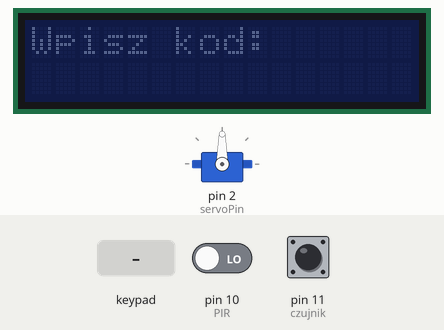
This sketch was run on a simulated Arduino Uno, built with avr-gcc and run on an emulated ATmega328P. On the bench: 16×2 character LCD, servo. The inputs (shaded band) are chosen by the test bench; at power-on: pin 10 (PIR) LOW, pin 11 (czujnik) HIGH.

Above: at 1.2 s.
1.3 s: keypad keys 1 2 3 4 pressed 0.4 s apart
At 3.0 s:
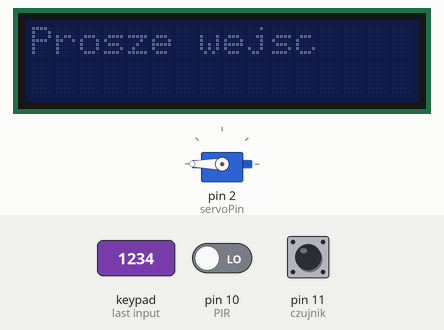
4.4 s: pin 10 (PIR) driven HIGH
At 5.7 s:
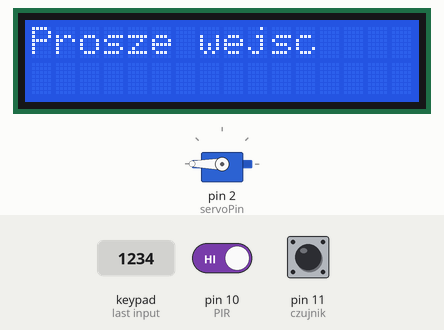
6.0 s: keypad keys 1 2 3 4 # pressed 0.4 s apart
At 10.3 s:
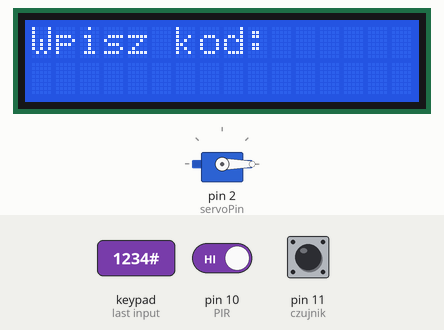
10.6 s: key '1' pressed
At 11.8 s:
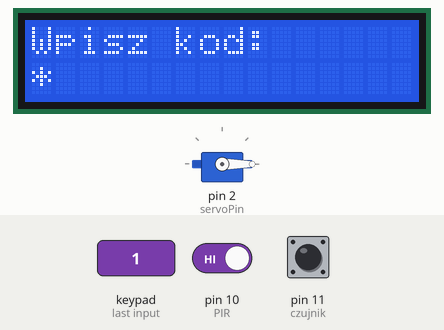
12.1 s: key '2' pressed
At 13.1 s:
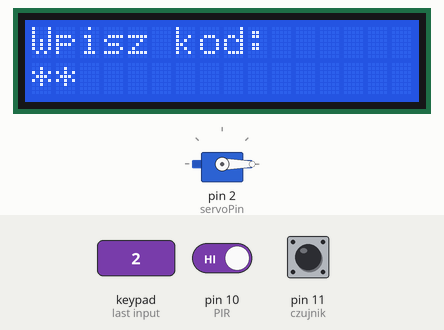
13.6 s: keypad keys * * * pressed 0.4 s apart
At 14.8 s:
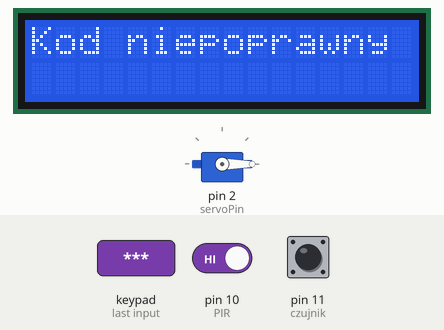
Timing chart, 0 to 16.6 s (numbered marks = the images above; inputs shaded):
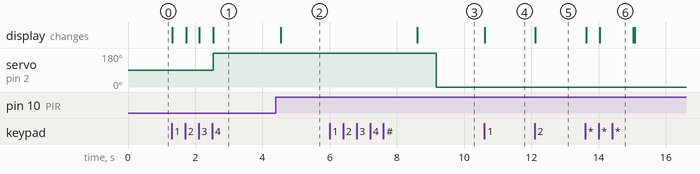

The sketch:

sketch_jan07a2.ino
```cpp
#include <LiquidCrystal_I2C.h>
#include <Keypad.h>
#include <Wire.h>
#include <Servo.h>
#include <time.h>
#define czujnik 11
#define PIR 10
const byte ROWS = 4;
const byte COLS = 3;
const int servoPin = 2;
Servo servo;
int cyfra = 0;
char secret[5] = {'1','2','3','4'};
char kod[5];
byte rowPins[ROWS] = {9, 8, 7, 6};
byte colPins[COLS] = {5, 4, 3};
time_t ostatniaAkcja;

char keys[ROWS][COLS] = {
  {'1','2','3'},
  {'4','5','6'},
  {'7','8','9'},
  {'*','0','#'}
};

Keypad klawiatura = Keypad( makeKeymap(keys), rowPins, colPins, ROWS, COLS );
LiquidCrystal_I2C lcd(0x27, 2, 1, 0, 4, 5, 6, 7, 3, POSITIVE);

void setup(){
  Serial.begin(9600);
  lcd.begin(16,2);
  lcd.noBacklight();
  servo.attach(servoPin);
  servo.write(90);
  pinMode(czujnik, INPUT_PULLUP);
  pinMode(PIR, INPUT);
  ostatniaAkcja = time(NULL);
  }

void loop(){
 ReagujNaKlawisz();
 UstawEkran();
 PodswietlEkran();
}

void ReagujNaKlawisz()
{
  char klawisz = klawiatura.getKey();
  if( klawisz )
  {
    ostatniaAkcja = time(NULL);
    switch(klawisz)
    {
      case '#':
        cyfra = 0;
        break;
      default:
        kod[cyfra] = klawisz;
        cyfra = cyfra + 1;
        break;
    }
    lcd.clear();
  }
}

void UstawEkran()
{
  lcd.setCursor(0,0);
  lcd.print("Wpisz kod:");
  lcd.setCursor(0,1);
  switch (cyfra)
  {
    case 0:
      break;
    case 1:
      lcd.print("*");
      break;
    case 2:
      lcd.print("**");
      break;
    case 3:
      lcd.print("***");
      break;
    case 4:
      SprawdzKod();
      break;
  }
}

void SprawdzKod()
{
  if(strcmp(kod, secret)==0)
    {
        lcd.clear();
        lcd.print("Prosze wejsc");
        servo.write(180);
        delay(2000);
        czujnikKrancowy();


    }else
    {
      lcd.clear();
      lcd.print("Kod niepoprawny");
      delay(1000);
      cyfra = 0;
      lcd.clear();
    }
}
void czujnikKrancowy(){
  if (digitalRead(czujnik) == LOW){
    servo.write(90);
    cyfra = 0;
    lcd.clear();
  }
}

void PodswietlEkran()
{
  if(digitalRead(PIR) == HIGH){
    lcd.backlight();
  }
  else{

    lcd.noBacklight();
  }
}
```

Measured:
- after the input at 1.3 s, servo on pin 2 (servoPin): 90° → 180° after 1.2 s; the display: first changes at once (image 1 shows a later state)
- after the input at 4.4 s, the display: changes after 0.14 s (image 2)
- after the input at 6.0 s, servo on pin 2 (servoPin): 180° → 0° after 3.2 s; the display: changes after 2.6 s (image 3)
- after the input at 10.6 s, the display: changes at once (image 4)
- after the input at 12.1 s, the display: changes at once (image 5)
- after the input at 13.6 s, the display: first changes at once (image 6 shows a later state)
